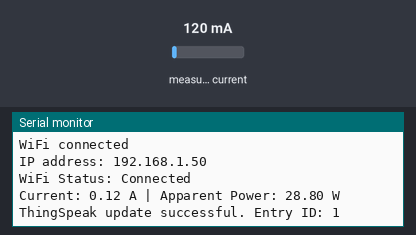
This sketch was run on a simulated ESP32-C3. Shown: the last lines printed to the serial monitor. The inputs (shaded band) are chosen by the test bench; at power-on: measured current 120 mA. WiFi joins after 1.5 s; servers stay silent unless stated; web services answer with replies made up by the test bench.

Above: at 2.7 s.
2.8 s: measured current set to 40 mA
At 3.6 s:
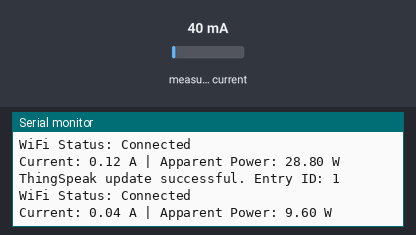
4.5 s: measured current set to 500 mA
At 5.38 s:
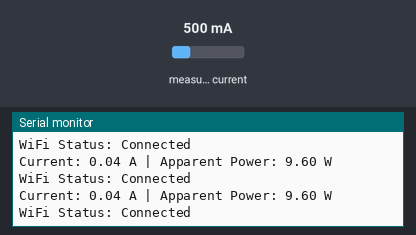
Timing chart, 0 to 7.5 s (numbered marks = the images above; inputs shaded):
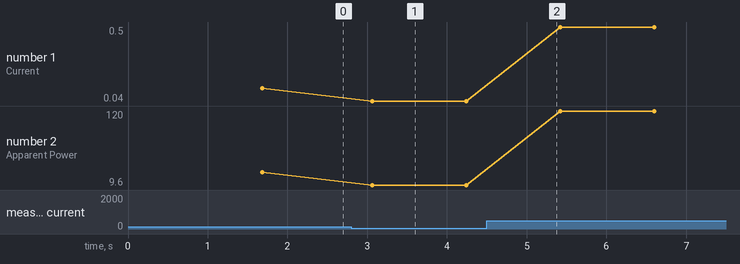

Measured:
- after the input at 2.8 s, the serial monitor: prints a new line after 0.26 s (image 1)
- plotted number 1: 0.12 → 0.04 after the input at 2.8 s, 0.04 → 0.5 after the input at 4.5 s
- plotted number 2: 28.8 → 9.6 after the input at 2.8 s, 9.6 → 120 after the input at 4.5 s

The sketch:

sensor_monitoring_thingspeak.ino
```cpp
#include <WiFi.h>
#include <HTTPClient.h>
#include "EmonLib.h"

// Create an instance
EnergyMonitor emon1;

// ESP32-C3 Analog Pin Change: GPIO 4 (ADC1_CH4)
#define CURRENT_SENSOR_PIN 4

// Calibration factor: Adjusted for SCT-013-000 (30A/30mA) with a 33 ohm burden resistor
double calibration = 30.3;

// =========================
// WiFi Settings
// =========================
const char* WIFI_SSID = "<Your_Wifi_Name>";
const char* WIFI_PASSWORD = "<Your_Wifi_Password>";

// =========================
// ThingSpeak Settings
// =========================
const char* THINGSPEAK_WRITE_APIKEY = "<Your_Thingspeak_API_Write_Key>";
const char* THINGSPEAK_SERVER = "http://api.thingspeak.com/update";

// ThingSpeak free accounts should not update faster than every 15 seconds.
unsigned long thingspeakUpdateIntervalMs = 20000;
unsigned long lastThingSpeakUpdate = 0;

// WiFi reconnection timing
unsigned long wifiReconnectIntervalMs = 30000;
unsigned long lastWifiReconnectAttempt = 0;

WiFiClient client; // Added to prevent HTTPClient initialization issues on some board cores

void connectToWiFi() {
  WiFi.mode(WIFI_STA);
  WiFi.begin(WIFI_SSID, WIFI_PASSWORD);

  Serial.print("Connecting to WiFi");

  while (WiFi.status() != WL_CONNECTED) {
    delay(500);
    Serial.print(".");
  }

  Serial.println();
  Serial.println("WiFi connected");
  Serial.print("IP address: ");
  Serial.println(WiFi.localIP());
}

void handleWiFiReconnect() {
  unsigned long currentMillis = millis();

  if ((WiFi.status() != WL_CONNECTED) &&
      (currentMillis - lastWifiReconnectAttempt >= wifiReconnectIntervalMs)) {

    Serial.println("Reconnecting to WiFi...");
    WiFi.disconnect();
    WiFi.reconnect();

    lastWifiReconnectAttempt = currentMillis;
  }
}

int sendToThingSpeak(double current_A, double power_W) {
  if (WiFi.status() != WL_CONNECTED) {
    Serial.println("WiFi not connected. ThingSpeak update skipped.");
    return -1;
  }

  HTTPClient http;

  String postData = "";
  postData += "api_key=";
  postData += THINGSPEAK_WRITE_APIKEY;
  postData += "&field1=";
  postData += String(current_A, 3);
  postData += "&field2=";
  postData += String(power_W, 2);

  // Using the client instance ensures better stability during post requests
  http.begin(client, THINGSPEAK_SERVER);
  http.addHeader("Content-Type", "application/x-www-form-urlencoded");

  int httpResponseCode = http.POST(postData);
  String response = http.getString();

  http.end();

  if (httpResponseCode == 200 && response.toInt() > 0) {
    Serial.print("ThingSpeak update successful. Entry ID: ");
    Serial.println(response);
  }
  else {
    Serial.print("ThingSpeak update failed. HTTP code: ");
    Serial.print(httpResponseCode);
    Serial.print(" | Response: ");
    Serial.println(response);
  }

  return httpResponseCode;
}

void setup() {
  Serial.begin(115200);

  // Input pin updated to GPIO 4, calibration factor updated to 30.3
  emon1.current(CURRENT_SENSOR_PIN, calibration);

  // Connect ESP32-C3 to WiFi
  connectToWiFi();
}

void main_loop() {
  // Keep WiFi alive
  handleWiFiReconnect();

  // Check WiFi status and show in Serial Monitor
  Serial.println(WiFi.status() == WL_CONNECTED ? "WiFi Status: Connected" : "WiFi Status: Disconnected");

  // Calculate Irms (number of samples)
  double Irms = emon1.calcIrms(1480);
  double apparentPower = Irms * 240.0; // Assuming 240V for Malaysia

  Serial.print("Current: ");
  Serial.print(Irms);
  Serial.print(" A | Apparent Power: ");
  Serial.print(apparentPower);
  Serial.println(" W");

  // Send data to ThingSpeak every 20 seconds
  unsigned long currentMillis = millis();

  if (lastThingSpeakUpdate == 0 ||
      currentMillis - lastThingSpeakUpdate >= thingspeakUpdateIntervalMs) {

    sendToThingSpeak(Irms, apparentPower);
    lastThingSpeakUpdate = currentMillis;
  }

  delay(1000);
}

void loop() {
  main_loop();
}
```
